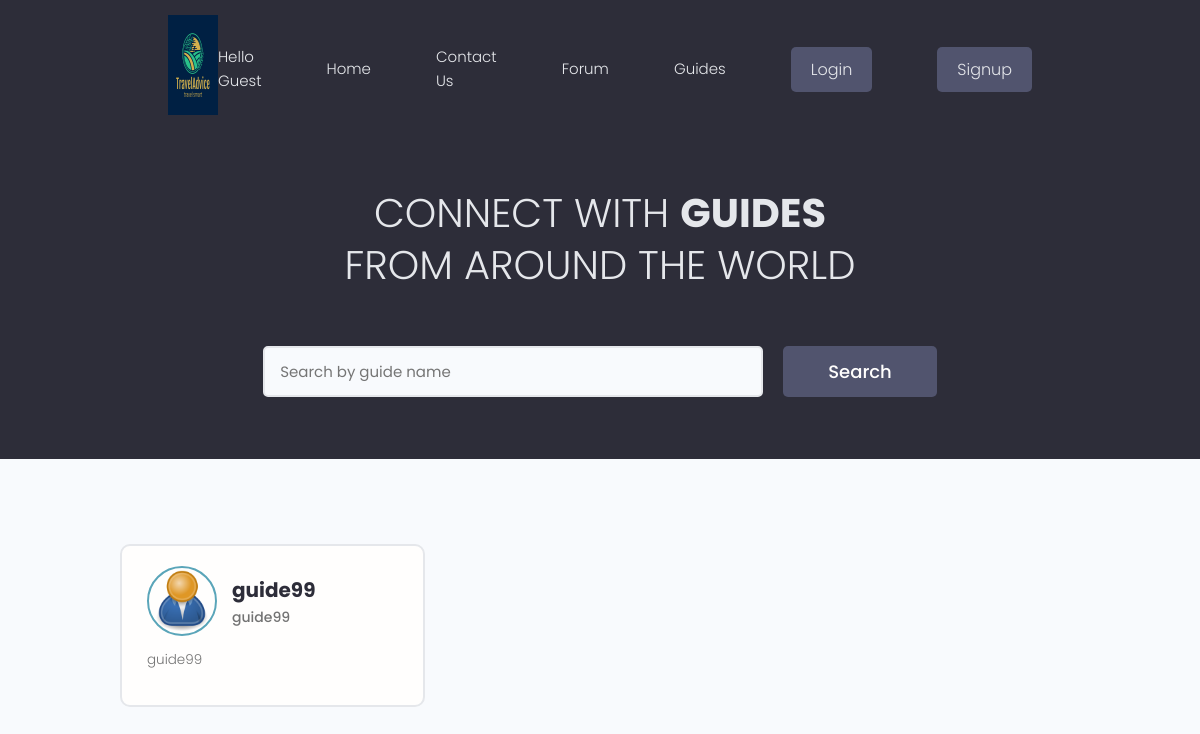
/users/, run on the app's committed database.
### users/models.py (models this page shows, shortened)
class Profile(models.Model):
    user = models.OneToOneField(User, on_delete=models.CASCADE, null=True, blank=True)
    name = models.CharField(max_length=200, blank=True, null=True)
    email = models.EmailField(max_length=500, blank=True, null= True)
    username =  models.CharField(max_length=200, blank=True, null=True)
    location =  models.CharField(max_length=200, blank=True, null=True)
    short_intro = models.CharField(max_length=200, blank = True, null=True)
    bio = models.TextField(blank=True,null=True)
    profile_image = models.ImageField(
        null=True, blank=True, upload_to='profiles/', default= "profiles/user-default.png")
    guide_confirmation = models.ImageField(
        null=True, blank=True, upload_to='profiles/')
    admin_approved=models.BooleanField(default=False)
    created = models.DateTimeField(auto_now_add=True)
    id = models.UUIDField(default=uuid.uuid4, unique=True, primary_key=True,editable=False)

### users/views.py (the view)
# urls.py: path('', views.profiles, name="profiles"),
def profiles(request):
    profiles, search_query = searchProfiles(request)
    context = {'profiles': profiles, 'search_query': search_query}
    return render(request, 'users/profiles.html', context)

### forum/context_processors.py (called while the page is built, shortened)
def searchFunction(request):
    search_context = {}
    posts = Post.objects.all()
    return search_context

### users/utils.py (called while the page is built)
def searchProfiles(request):
    search_query = ''
    if request.GET.get('search_query'):
        search_query = request.GET.get('search_query')
    skills = Skill.objects.filter(name__icontains=search_query)
    profiles = Profile.objects.distinct().filter(
        Q(name__icontains=search_query) |
        Q(short_intro__icontains=search_query) |
        Q(skill__in=skills)
    )
    return profiles, search_query

### users/templates/users/profiles.html (shortened to what this page needs)
{% extends 'main.html' %}
{% block content %}
 <main class="home">
    <section class="hero-section text-center">
      <div class="container container--narrow">
        <div class="hero-section__box">
          <h2>CONNECT WITH <span>GUIDES</span></h2>
          <h2>FROM AROUND THE WORLD</h2>
        </div>
        <div class="hero-section__search">
          <form class="form" action="{% url 'profiles' %}" method="get">
            <div class="form__field">
              <input class="input input--text" id="formInput#search" type="text" name="search_query"
                    value="{{search_query}}"  placeholder="Search by guide name" />
            </div>
            <input class="btn btn--sub btn--lg" type="submit" value="Search" />
          </form>
        </div>
      </div>
    </section>
    <section class="devlist">
      <div class="container">
        <div class="grid grid--three">
          {% for profile in profiles %}
            {%if not profile.user.is_staff%}
            {% ifnotequal  profile.user.groups.all.0.name "traveler" %}
            {% if profile.admin_approved %}
                <div class="column card">
                    <div class="dev">
                        <a href="{% url 'guide-profile' profile.id %}" class="card__body">
                            <div class="dev__profile">
                                <img class="avatar avatar--md" src="{{ profile.profile_image.url }}" alt="image" />
                                <div class="dev__meta">
                                    <h3>{{profile.name}}</h3>
                                    <h5>{{profile.short_intro|slice:"60"}}</h5>
                                </div>
                            </div>
                            <p class="dev__info">{{profile.bio|slice:"150"}}</p>
                        </a>
                    </div>
                </div>
                {% endif %}
                {% endifnotequal %}
                {% endif %}
                {% endfor %}
        </div>
      </div>
    </section>
  </main>
{% endblock content %}

### static/styles/app.css (style rules this page uses)
:root { --color-sub: #2d2d39; }
.btn--sub { background-color: var(--color-sub-light); }
.card { border: 2px solid var(--color-light); }
img { width: 100%; }
.hero-section { height: 40vh; display: flex; align-items: center; background-color: var(--color-sub); }
.hero-section__box { margin-bottom: 4rem; }
.hero-section__box > h2, .hero-section__box > h2 > span { font-size: 4rem; color: var(--color-light); line-height: 1.3; text-transform: uppercase; }
.hero-section__box > h2 { font-weight: 300; }
.hero-section__box > h2 > span { font-weight: 700; }
.hero-section__search > .form { display: flex; align-items: center; justify-content: center; gap: 2rem; }
.hero-section__search > .form input.input--text { width: 50rem; }
.devlist { margin-top: 8rem; }
.devlist .grid { align-items: stretch; }
.devlist .dev .dev__profile { display: flex; align-items: center; gap: 1.5rem; }
.devlist .dev .dev__meta h3 { color: var(--color-sub); font-size: 2rem; font-weight: 700; }
.devlist .dev .dev__meta h5 { color: var(--color-text); font-size: 1.4rem; font-weight: 500; }
.devlist .dev .dev__info { margin: 1.5rem 0; font-size: 1.35rem; line-height: 1.4; text-align: justify; }

### static/uikit/styles/modules/_variables.css (style rules this page uses)
:root { --color-main: #5aa5b9; --color-main-light: #e6faff; --color-sub: #3f4156; --color-sub-light: #51546e; --color-sub-lighter: #ededfd; --color-text: #737373; --color-gray: #8b8b8b; --color-light: #e5e7eb; --color-light-gray: #767676; --color-bg: #f8fafd; --color-white: #fffefd; --color-white-light: #f3f3f3; --color-success: #359e64; --color-success-bg: #def8e8; --color-error: #fc4b0b; --color-error-bg: #fff2ee; --font-base: 'Poppins', arial, helvetica, 'Segoe UI', roboto, ubuntu, sans-serif; --font-monospace: 'Fira Code', 'Courier New', courier, monospace; --font-regular: 300; --font-medium: 500; --font-bold: 700; --generic-shadow: 1px 1px 5px #00000010; --generic-transition: all 0.3s ease-in-out; }

### static/uikit/styles/modules/_base.css (style rules this page uses)
* { margin: 0; padding: 0; box-sizing: border-box; text-rendering: optimizeLegibility; color: inherit; font-size: inherit; }
html { font-size: 50%; }
@media only screen and (min-width: 480px) { html { font-size: 56.25%; } }
@media only screen and (min-width: 1200px) { html { font-size: 62.5%; } }
body { line-height: 1.6; font-weight: 400; font-size: 1.5rem; color: var(--color-text); background-color: var(--color-bg); min-height: 100vh; }

### static/uikit/styles/modules/_typography.css (style rules this page uses)
* { font-family: var(--font-base); }
h2 { font-size: 3.6rem; font-weight: var(--font-bold); }
h3 { font-size: 3.2rem; font-weight: var(--font-medium); }
h5 { font-size: 2.4rem; font-weight: var(--font-medium); }
h5, h6 { font-weight: var(--font-regular); }
p, span, strong { font-size: 1.6rem; color: var(--color-text); font-weight: var(--font-regular); }
a { padding-bottom: 2px; text-decoration: none; display: inline-block; color: var(--color-main); font-weight: var(--font-medium); }

### static/uikit/styles/modules/_utilities.css (style rules this page uses)
.container { width: 92%; max-width: 165rem; margin: 0 auto; box-sizing: border-box; }
.container--narrow { width: 92%; max-width: 120rem; }
@media screen and (min-width: 1000px) { .container { width: 90%; } }
@media screen and (min-width: 1000px) { .container--narrow { width: 85%; } }
@media screen and (min-width: 1200px) { .container { width: 80%; } }
@media screen and (min-width: 1200px) { .container--narrow { width: 72%; } }
.text-center { text-align: center; }

### static/uikit/styles/modules/_avatar.css (style rules this page uses)
.avatar { border-radius: 50%; border: 2px solid var(--color-main); object-fit: cover; }
.avatar--md { height: 7rem; width: 7rem; }

### static/uikit/styles/modules/_button.css (style rules this page uses)
.btn { display: inline-block; position: relative; cursor: pointer; background-color: var(--color-light); font-weight: var(--font-medium); color: var(--color-sub); text-decoration: none; padding: 1rem 2rem; border-radius: 0.5rem; border: none; width: -webkit-fit-content; width: -moz-fit-content; width: fit-content; height: -webkit-fit-content; height: -moz-fit-content; height: fit-content; font-size: 1.6rem; outline-width: 0; outline-color: transparent; -webkit-backface-visibility: hidden; backface-visibility: hidden; transition: all 0.3s ease-in-out; }
.btn--sub { background-color: var(--color-sub); color: var(--color-white); }
.btn--lg { font-size: 1.8rem; padding: 1.2rem 4.5rem; }

### static/uikit/styles/modules/_card.css (style rules this page uses)
.card { border-radius: 1rem; background-color: var(--color-white); border: 1.5px solid var(--color-light); width: auto; height: auto; margin-top: 0.5rem; margin-bottom: 0.5rem; overflow: hidden; }
.card__body, .card__header { padding: 2rem 2.5rem; }

### data on the page
Profile: profile_image (placeholder picture), name "guide99", short_intro "guide99", bio "guide99"
